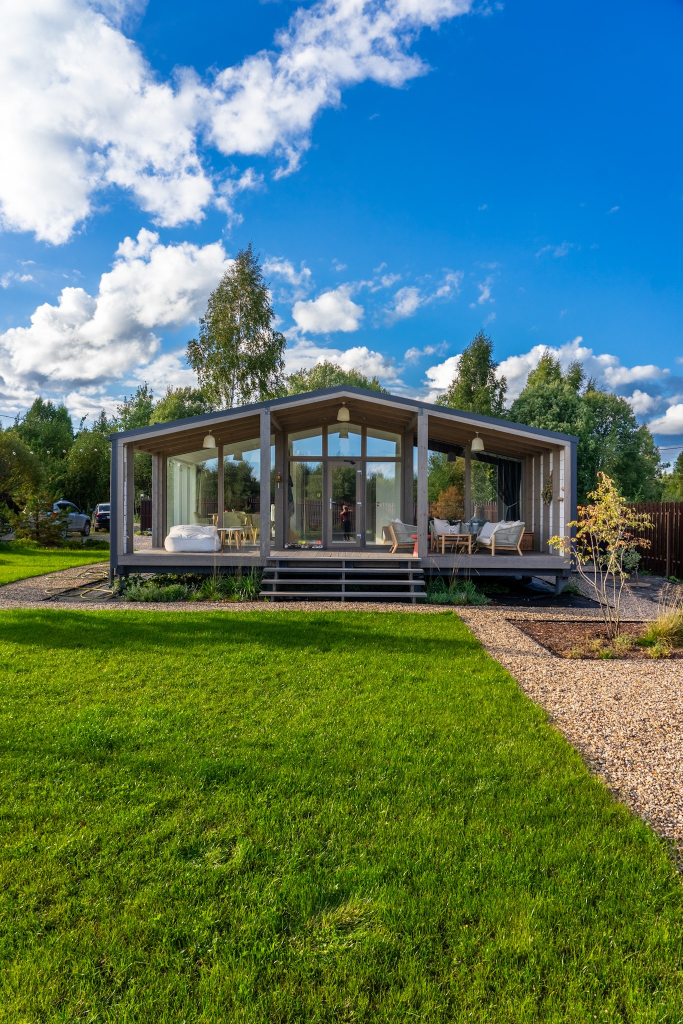
#> input picture photos/exterior-house-front-sky.jpg, 1365 x 2048 px (shown at 1/2 size)
$ python -i infographic.py   (imports and definitions only)
#> lines starting #> are read from the running program, lines starting #| are printed output that depends on the picture
#> further down, picture is the input picture: PIL image 1365x2048 RGB; mean R, G, B 89.1, 122.4, 105.6
#!/usr/bin/env python3
"""Обложки и инфографика по дизайн-системе FL Haus (v1.1): YAML-описание → картинка 1200 px.

  python3 tools/infographic.py spec.yaml out.png      (или out.jpg)

Дизайн-система: жёлтый fl-yellow #FFDD29, графит #292929, graphite-deep #1D1D1D, paper #F2F2F2;
шрифт Futura PT → бесплатная замена Jost (static/fonts/Jost.ttf); заголовки ExtraBold;
без курсива, градиентов и третьего яркого цвета; жёлтый текст только на графите;
на жёлтом — только graphite-deep. Фото — только настоящие дома FL Haus.

Типы (поле type):
  cover     — обложка 1200×675: слева графит с заголовком ЗАГЛАВНЫМИ, справа фото дома.
              photo: photos/<файл>.jpg, y: 0.5, title: "СЕМЕЙНАЯ ИПОТЕКА НА [ДОМ — 6%]"
              (часть в [квадратных скобках] — жёлтым, одна на обложку), kicker: "Ипотека"
  facts     — жёлтая панель FactBlock: groups: [{emoji: "⏰", q: "Когда?", rows: [["Дата", "21–23 марта"]]}]
  price     — PriceCard: model, rows: [["Площадь", "43 м²"]], price: "4 950 000 ₽", note: "*Цена до 25.10.2026…"
  stats     — 2–4 крупные цифры на графите: items: [{value, label}]
  bars      — столбцы: items: [{label, value, text, highlight: true}]
  steps     — шаги по порядку: items: ["...", ...]
  compare   — две колонки: left: {title, points}, right: {title, points}
  checklist — список фактов с галочками: items: [...]
Общие поля: kicker (жёлтая метка над заголовком), title, source («Источник: …» — обязательно для цифр).
"""
import base64
import html
import re
import sys
from pathlib import Path

import yaml
from PIL import Image, ImageEnhance, ImageOps
from playwright.sync_api import sync_playwright

ROOT = Path(__file__).resolve().parent.parent
FONTS = ROOT / "static" / "fonts"
LOGO = ROOT / "static" / "img" / "fl-haus-logo-yellow.jpg"
W = 1200


def b64(path, mime):
    return f"data:{mime};base64," + base64.b64encode(Path(path).read_bytes()).decode()


def font_css():
    return f"@font-face{{font-family:Jost;src:url({b64(FONTS / 'Jost.ttf', 'font/ttf')});font-weight:100 900}}"


CSS = """
*{box-sizing:border-box;margin:0;padding:0}
:root{--y:#FFDD29;--g:#292929;--gd:#1D1D1D;--paper:#F2F2F2;--muted:#5C5C5C;--mod:#B3B3B3;--fg:#474A51}
body{width:__W__px;font-family:"Futura PT",Jost,"Century Gothic",sans-serif;background:var(--paper);color:var(--gd)}
.card{padding:76px 80px 60px;background:var(--paper)}
.kick{display:inline-block;background:var(--y);color:var(--gd);font-weight:700;font-size:26px;line-height:1;padding:12px 20px;border-radius:999px;margin-bottom:26px}
h1{font-weight:800;font-size:54px;line-height:1.1;margin-bottom:44px;max-width:1040px}
.src{margin-top:44px;font-size:24px;line-height:1.4;font-weight:500;color:var(--muted);display:flex;justify-content:space-between;align-items:center;gap:24px}
.logo{height:64px;width:64px;border-radius:12px;flex:0 0 64px}
.stats{display:grid;gap:22px}
.stat{background:var(--g);border-radius:18px;padding:34px 34px 30px}
.stat .v{font-weight:800;font-size:68px;line-height:1;color:var(--y);white-space:nowrap}
.stat .l{font-size:28px;line-height:1.3;color:#fff;margin-top:16px;font-weight:400}
.bar{margin-bottom:26px}
.bar .t{display:flex;justify-content:space-between;align-items:baseline;font-size:30px;font-weight:400;margin-bottom:10px;gap:20px}
.bar .t b{font-weight:800;font-size:34px}
.track{height:34px;background:#E1E1DE;border-radius:17px;overflow:hidden}
.fill{height:100%;background:var(--fg);border-radius:17px}
.fill.hl{background:var(--y)}
.steps{counter-reset:s;display:grid;gap:16px}
.step{display:flex;gap:26px;align-items:center;background:#fff;border-radius:18px;padding:22px 28px;font-size:30px;line-height:1.3}
.step:before{counter-increment:s;content:counter(s);flex:0 0 62px;height:62px;border-radius:50%;background:var(--y);color:var(--gd);font-weight:800;font-size:32px;display:flex;align-items:center;justify-content:center}
.cmp{display:grid;grid-template-columns:1fr 1fr;gap:22px}
.col{border-radius:24px;padding:36px;background:#fff}
.col.b{background:var(--g);color:#fff}
.col h2{font-weight:800;font-size:34px;line-height:1.15;margin-bottom:22px}
.col.b h2{color:var(--y)}
.col li{font-size:28px;line-height:1.35;margin:0 0 14px 30px}
.chk{display:grid;gap:18px}
.chk div{font-size:31px;line-height:1.35;padding-left:62px;position:relative}
.chk div:before{content:"✓";position:absolute;left:0;top:-1px;width:44px;height:44px;border-radius:12px;background:var(--y);color:var(--gd);font-weight:800;display:flex;align-items:center;justify-content:center;font-size:26px}
.facts{background:var(--y);color:var(--gd);border-radius:52px 0 0 0;padding:70px}
.facts .grp+.grp{margin-top:52px}
.facts .q{font-weight:800;font-size:52px;line-height:1.1;margin-bottom:18px}
.facts .row{font-size:36px;line-height:1.45}
.facts .row b{font-weight:700}
.price{background:var(--g);color:#fff;border-radius:52px;padding:70px}
.price .m{font-weight:800;font-size:52px;line-height:1.1}
.price .row{font-size:34px;line-height:1.45;margin-top:10px}
.price .row b{font-weight:700}
.price .v{font-weight:800;font-size:96px;line-height:1;color:var(--y);margin:30px 0 26px;white-space:nowrap}
.price .n{font-size:26px;line-height:1.4;color:var(--mod);font-weight:500}
.cover{position:relative;width:1200px;height:675px;background:var(--g);overflow:hidden}
.cover .ph{position:absolute;right:0;top:0;bottom:0;width:560px;background-size:cover;background-position:center;border-radius:52px 0 0 52px}
.cover .tx{position:absolute;left:72px;top:64px;bottom:64px;width:530px;display:flex;flex-direction:column;justify-content:center}
.cover .kick{align-self:flex-start;margin-bottom:30px}
.cover h1{color:#fff;font-size:64px;line-height:1.02;text-transform:uppercase;margin:0;max-width:none;letter-spacing:.005em}
.cover h1 em{font-style:normal;color:var(--y)}
.cover .lg{position:absolute;left:72px;bottom:56px;height:72px;width:72px;border-radius:14px}

/* Дзен-стиль (скилл fl-haus-dzen-style): холст 1600, графит, поля 96 */
.dz{width:1600px;background:var(--g);color:#fff;padding:96px}
.dz h1{font-weight:800;font-size:64px;line-height:1.08;text-transform:uppercase;margin:0 0 18px;max-width:1400px}
.dz .sub{font-size:38px;line-height:1.3;color:var(--mod);margin-bottom:56px}
.dz .grp+.grp{margin-top:48px}
.dz .q{font-weight:800;font-size:48px;color:var(--y);margin-bottom:18px}
.dz .it{font-size:38px;line-height:1.35;padding-left:46px;position:relative;margin:12px 0}
.dz .it:before{content:"";position:absolute;left:0;top:17px;width:22px;height:22px;border-radius:50%;background:var(--y)}
.dz .foot{margin-top:64px;font-size:26px;font-weight:500;color:var(--mod);display:flex;justify-content:space-between;align-items:center;gap:24px}
.dz .foot img{width:72px;height:72px;border-radius:14px}
.flow{display:flex;align-items:stretch;gap:0}
.flow .c{flex:1;background:var(--paper);color:var(--gd);border-radius:48px;padding:48px 40px}
.flow .c.y{background:var(--y)}
.flow .c .n{font-weight:800;font-size:44px;line-height:1.1;margin-bottom:16px}
.flow .c .t{font-size:34px;line-height:1.35}
.flow .ar{flex:0 0 88px;display:flex;align-items:center;justify-content:center}
.flow .ar:before{content:"";display:block;width:52px;height:8px;background:var(--y);border-radius:4px;position:relative}
.flow .ar:after{content:"";display:block;width:0;height:0;border-left:22px solid var(--y);border-top:18px solid transparent;border-bottom:18px solid transparent;margin-left:-4px}
.concl{margin-top:48px;background:var(--fg);border-radius:32px;padding:36px 44px;font-size:38px;line-height:1.35}
.concl b{color:var(--y);font-weight:800}
.dcov{position:relative;width:1600px;height:900px;background:var(--g);overflow:hidden}
.dcov .ph{position:absolute;right:0;top:0;bottom:0;width:840px;background-size:cover;background-position:center;border-radius:72px 0 0 72px}
.dcov .tx{position:absolute;left:96px;top:96px;bottom:96px;width:616px;display:flex;flex-direction:column}
.dcov .rb{align-self:flex-start;background:var(--y);color:var(--gd);font-weight:700;font-size:40px;line-height:1;padding:16px 30px;border-radius:999px}
.dcov h1{margin:auto 0;color:#fff;font-weight:800;text-transform:uppercase;line-height:.98;letter-spacing:.005em}
.dcov h1 em{font-style:normal;color:var(--y)}
.dcov h1 span{display:block;white-space:nowrap}
.dcov .sig{display:flex;align-items:center;gap:24px;font-weight:500;font-size:32px;color:var(--mod)}
.dcov .sig img{width:96px;height:96px;border-radius:18px}
"""


def esc(x):
    return html.escape(str(x))


def grade(im):
    """Фирменная обработка фото по LUT FL_Haus_warm_v1: теплее (R +3,5%, B −6%),
    мягкая S-кривая, чёрная точка 2%, белая 98%, насыщенность −8%."""
    lut = []
    for v in range(256):
        x = v / 255
        x = 0.02 + x * 0.96                       # чёрная 2%, белая 98%
        x = x + 0.06 * (x - 0.5) * (1 - abs(2 * x - 1))  # мягкая S-кривая
        lut.append(max(0, min(255, round(x * 255))))
    im = im.point(lut * 3)
    r, g, b = im.split()
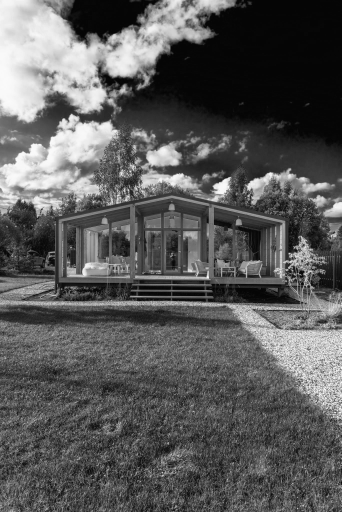
#> r: PIL image 1365x2048 L (shown at 1/4 size); min 5, max 250, mean 90
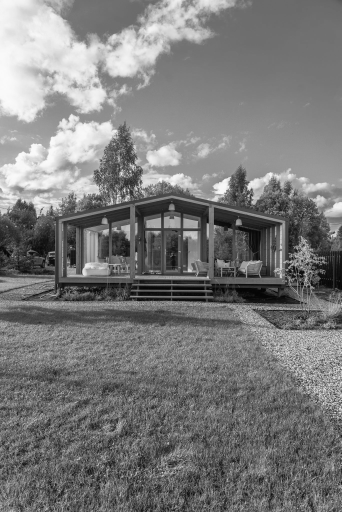
#> g: PIL image 1365x2048 L (shown at 1/4 size); min 5, max 250, mean 122.4
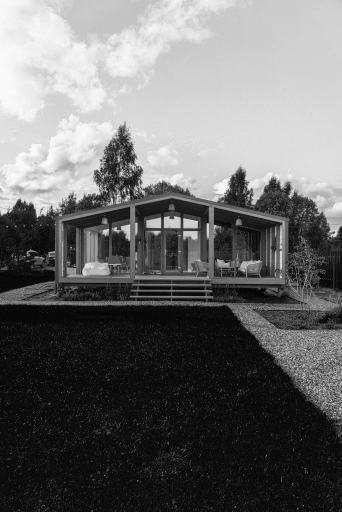
#> b: PIL image 1365x2048 L (shown at 1/4 size); min 5, max 250, mean 106.6
    r = r.point(lambda v: min(255, round(v * 1.035)))
    b = b.point(lambda v: round(v * 0.94))
    im = Image.merge("RGB", (r, g, b))
    return ImageEnhance.Color(im).enhance(0.92)
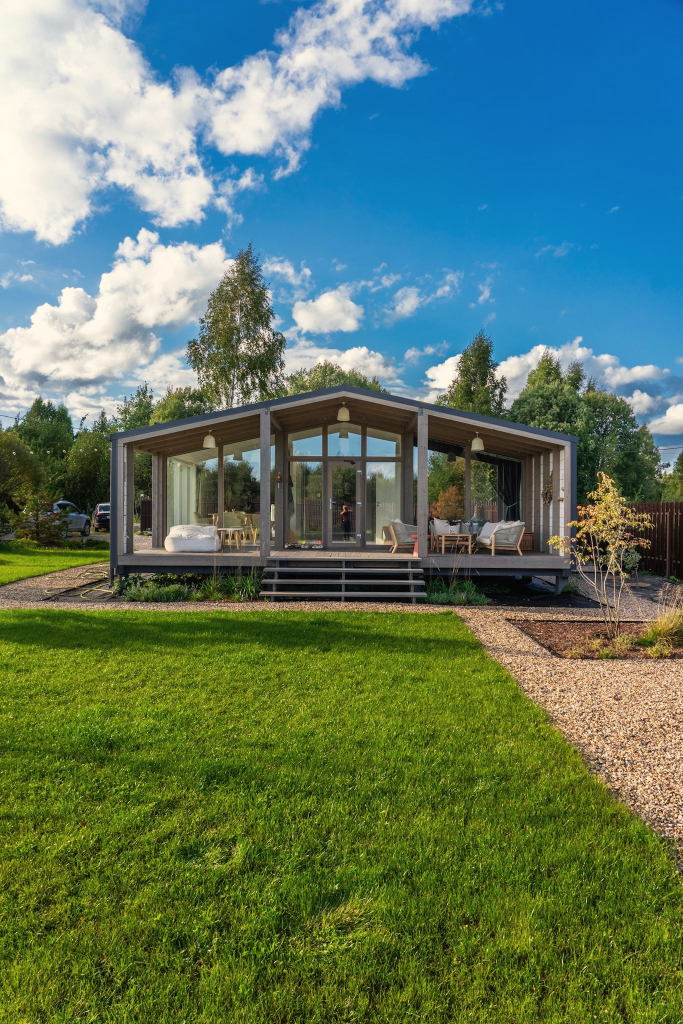
#> returned value: PIL image 1365x2048 RGB (shown at 1/2 size); mean R, G, B 94.1, 121, 100.6


# [9 lines left out: function photo_data, not called in this run]


def accent(s):
    """[часть] → жёлтое слово на обложке."""
    return re.sub(r"\[(.+?)\]", r"<em>\1</em>", esc(s))


# [83 lines left out: functions body, render, not called in this run]


# [4 lines not run here, left out]

>>> from PIL import Image
>>> picture = Image.open('../photos/exterior-house-front-sky.jpg')
>>> result = grade(picture)

$ run again, on photos/exterior-house-garden-wide.jpg
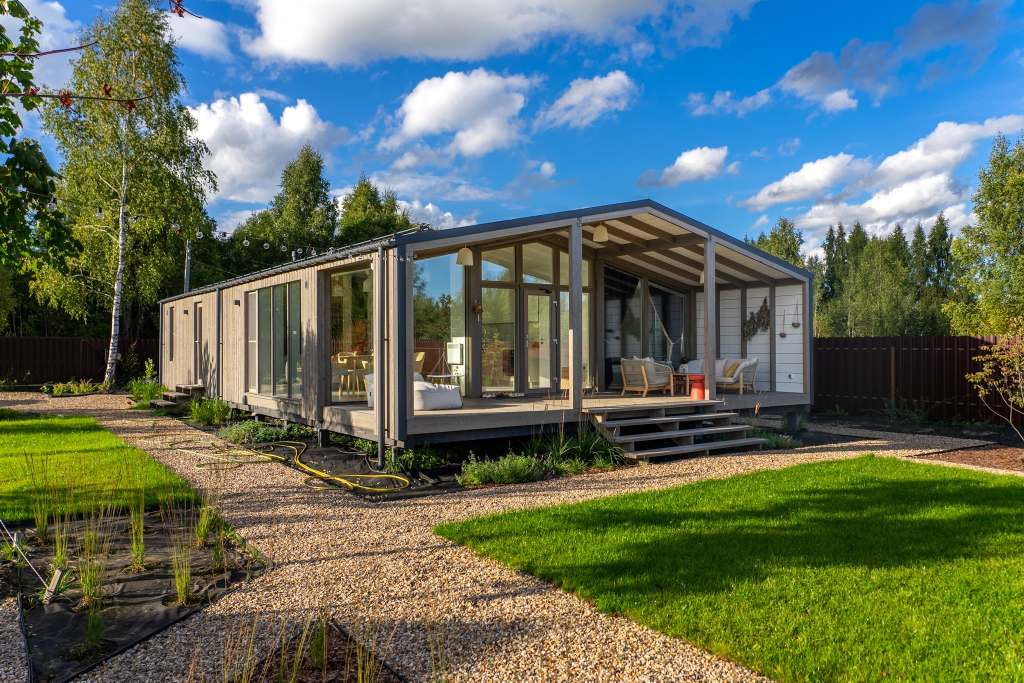
#> input picture photos/exterior-house-garden-wide.jpg, 2048 x 1365 px (shown at 1/2 size)
#> picture is the input picture: PIL image 2048x1365 RGB; mean R, G, B 96.1, 110.6, 96.2
#> in grade, `r, g, b = im.split()`:
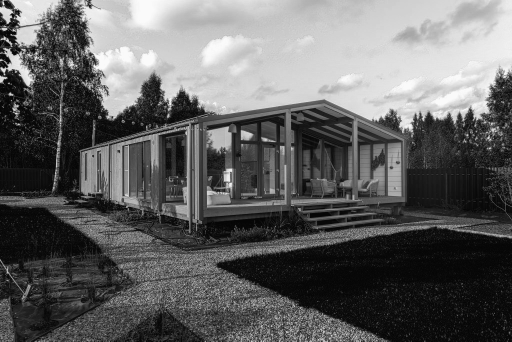
#> b: PIL image 2048x1365 L (shown at 1/4 size); min 5, max 250, mean 97.3
#> in grade, `return ImageEnhance.Color(im).enhance(0.92)`:
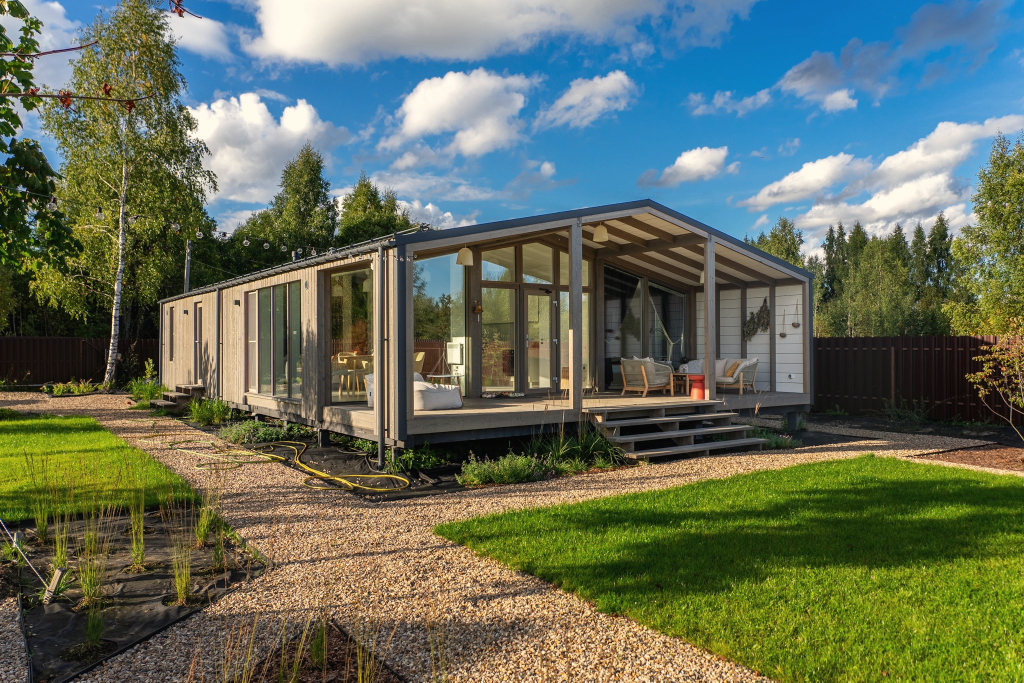
#> returned value: PIL image 2048x1365 RGB (shown at 1/2 size); mean R, G, B 100, 110.1, 92.1

$ run again, on photos/exterior-terrace-garland-chairs.jpg
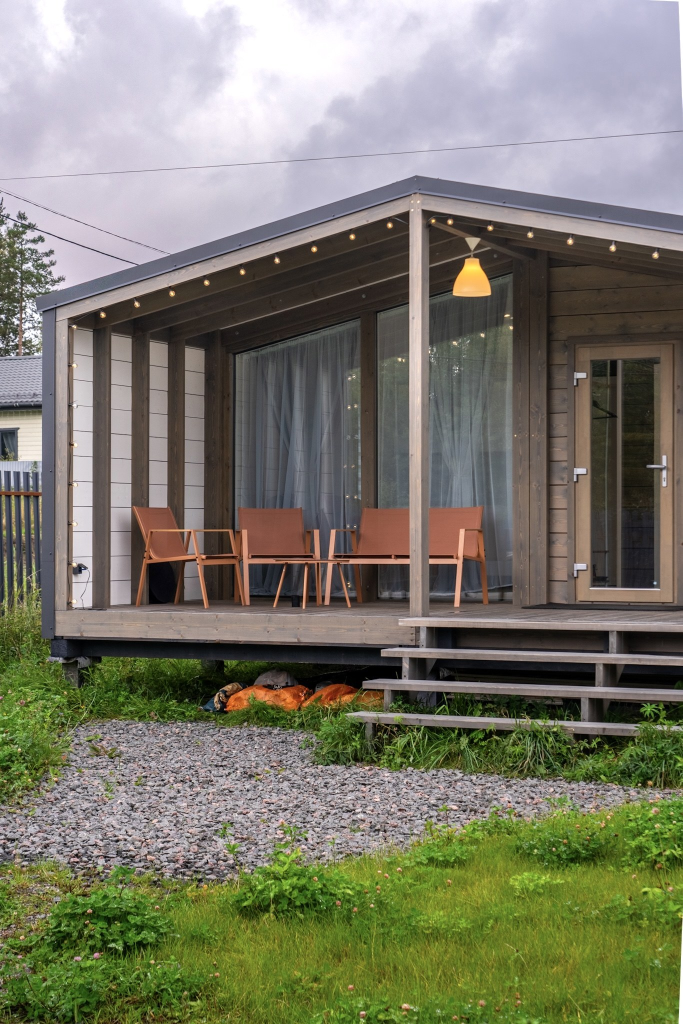
#> input picture photos/exterior-terrace-garland-chairs.jpg, 1365 x 2048 px (shown at 1/2 size)
#> picture is the input picture: PIL image 1365x2048 RGB; mean R, G, B 123.9, 122.9, 107.4
#> in grade, `r, g, b = im.split()`:
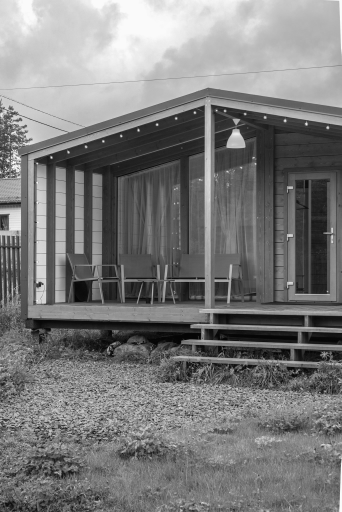
#> g: PIL image 1365x2048 L (shown at 1/4 size); min 5, max 250, mean 122.9
#> in grade, `r, g, b = im.split()`:
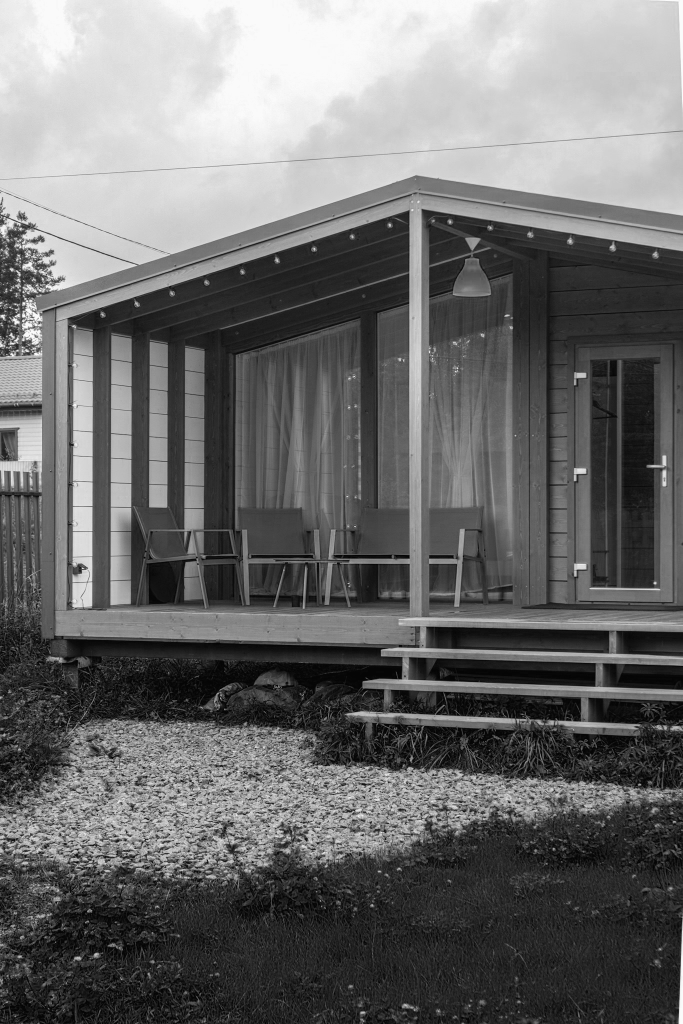
#> b: PIL image 1365x2048 L (shown at 1/2 size); min 5, max 250, mean 107.8
